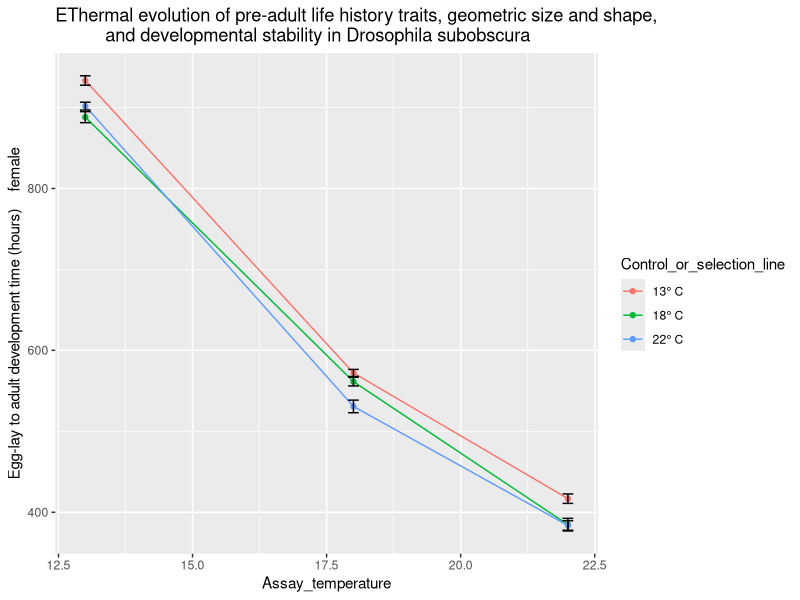
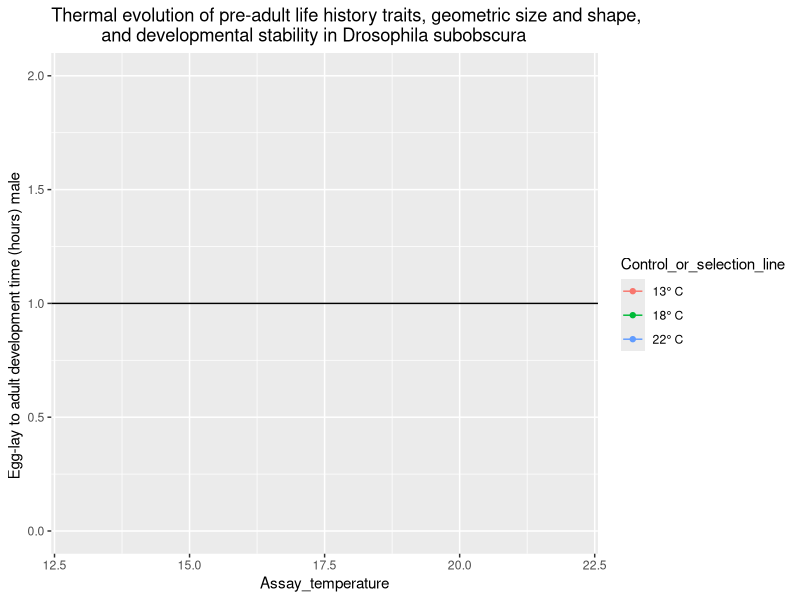
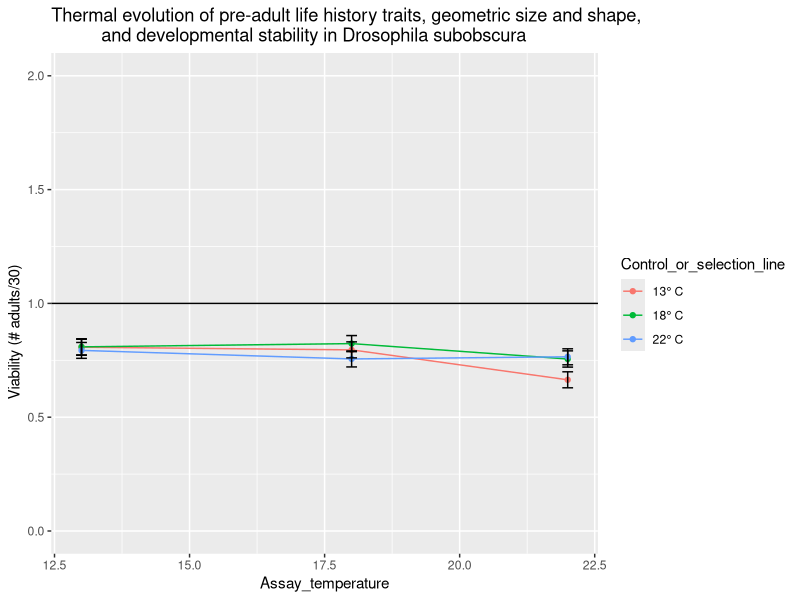

R code for these plots, in order:
library(ggplot2)
library(reshape)
library(dplyr)
library(ggpubr)

df<-read.table(file="Santos_M_et_al.txt" ,header= TRUE,sep = " ")


# Adaptation of phytoplankton to a decade of experimental warming linked to increased photosynthesis	
df0 <- df%>% slice(3:11)


a<- ggplot(df0, aes(x=Assay_temperature, y=Mean_female,fill= )) +
  geom_line(aes(group=Control_or_selection_line, color=Control_or_selection_line)) +geom_point(aes(color=Control_or_selection_line))+
  ggtitle("EThermal evolution of pre-adult life history traits, geometric size and shape, 
          and developmental stability in Drosophila subobscura		") +
  ylab("Egg-lay to adult development time (hours)	female	") +
  geom_errorbar(aes(ymin=Mean_female-Confidence_interval., ymax=Mean_female+Confidence_interval.), width=.2)

#              position=position_dodge(.9) +geom_point()

print(a)



df1 <- df%>% slice(13:21)


b<- ggplot(df1, aes(x=Assay_temperature, y=Mean_male,fill= )) +
  geom_line(aes(group=Control_or_selection_line, color=Control_or_selection_line)) +geom_point(aes(color=Control_or_selection_line))+
  ggtitle("Thermal evolution of pre-adult life history traits, geometric size and shape,
          and developmental stability in Drosophila subobscura		") +
  ylab("Egg-lay to adult development time (hours) male		") +
  geom_errorbar(aes(ymin=Mean_male-Confidence_interval., ymax=Mean_male+Confidence_interval.), width=.2)+ylim(0,2)+geom_hline(yintercept=1)

#              position=position_dodge(.9) +geom_point()

print(b)



df3 <- df%>% slice(23:31)


c<- ggplot(df3, aes(x=Assay_temperature, y=Mean_female,fill= )) +
  geom_line(aes(group=Control_or_selection_line, color=Control_or_selection_line)) +geom_point(aes(color=Control_or_selection_line))+
  ggtitle("Thermal evolution of pre-adult life history traits, geometric size and shape,
          and developmental stability in Drosophila subobscura		") +
  ylab("Viability (# adults/30)		") +
  geom_errorbar(aes(ymin=Mean_female-Confidence_interval., ymax=Mean_female+Confidence_interval.), width=.2)+ylim(0,2)+geom_hline(yintercept=1)

#              position=position_dodge(.9) +geom_point()


print(c)
